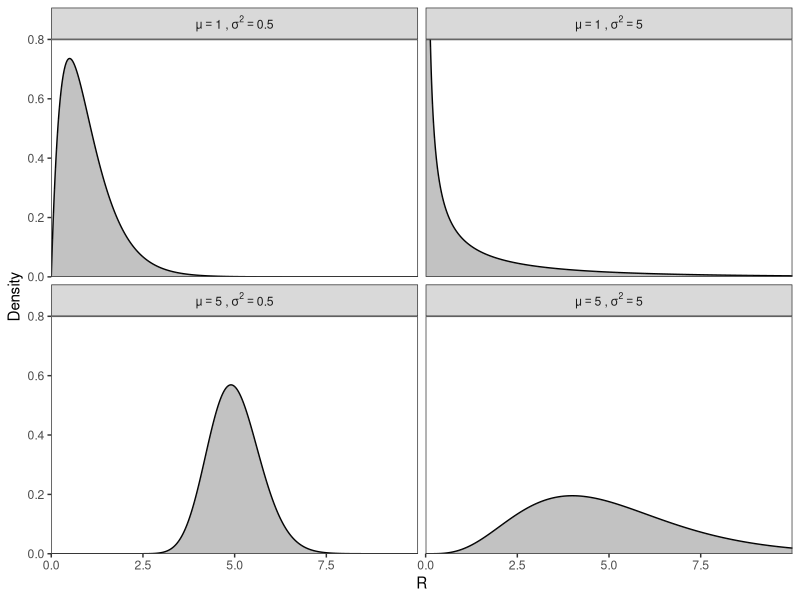
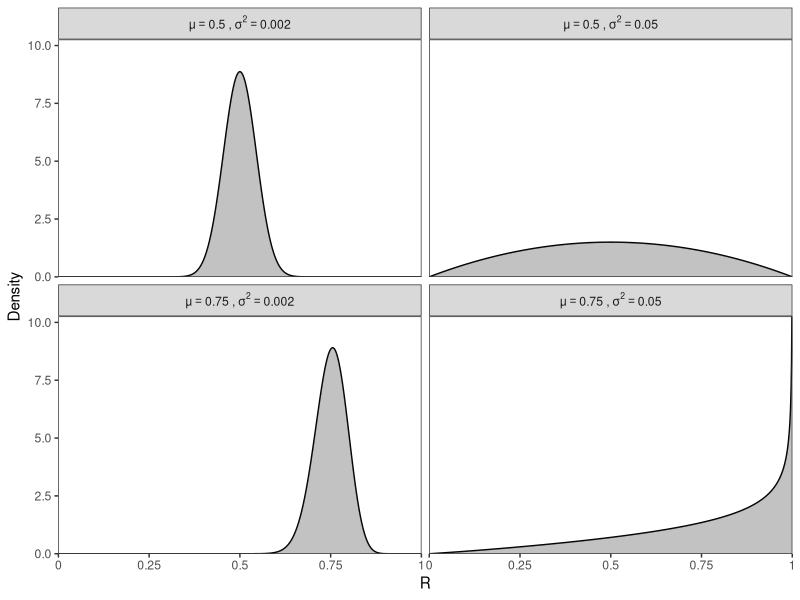

Generate these figures, in order, with R:
## ---- chunk 1
# set chunk defaults: don't print code, images 75% of page width and centered
knitr::opts_chunk$set(echo = FALSE, fig.align = 'center', out.width = '100%')
## ---- chunk 2
library('dplyr') # for data wrangling
library('tidyr') # for data wrangling
library('ggplot2') # for fancy plots

# to help visualize the consequences of different E(R) and V(R) if R ~ Gamma
dgamma2 <- function(x, mu, sigma2, lower.tail = FALSE) {
  # mean = k * theta
  # sigma^2 = k * theta^2
  dgamma(x = x,
         shape = mu^2 / sigma2, # (k * theta)^2 / (k * theta^2)
         scale = sigma2 / mu)   # (k * theta^2) / (k * theta)
}

expand_grid(x = tibble(x = seq(0, 10, length.out = 1000)),
            mean = c(1, 5),
            var = c(0.5, 5)) %>%
  unnest(x) %>%
  mutate(dens = dgamma2(x = x, mu = mean, sigma2 = var)) %>%
  ggplot(aes(x, dens)) +
  coord_cartesian(xlim = c(-0, 10), ylim = c(0, 0.8)) +
  # using '\U03BC' because mu results in \propto, for some reason
  facet_wrap(. ~ mean + var,
             labeller = label_bquote('\U03BC' == .(mean)~','~sigma^2 == .(var)))+
  geom_line(na.rm = TRUE) +
  geom_area(alpha = 0.3, na.rm = TRUE) +
  scale_x_continuous(expand = c(0, 0), breaks = c(0, 2.5, 5, 7.5)) +
  scale_y_continuous(expand = c(0, 0)) +
  labs(x = 'R', y = 'Density') +
  theme_bw() +
  theme(panel.grid = element_blank())
## ---- chunk 3
# to help visualize the consequences of different E(R) and V(R) if R ~ Beta
dbeta2 <- function(x, mu, sigma2, lower.tail = FALSE,
                   eps = .Machine$double.eps) {
  phi <- sigma2 / (mu * (1 - mu)) # scale parameter
  
  dbeta(x = x,
        shape1 = mu * (1 / phi - 1),
        shape2 = (1 - mu) * (1 / phi - 1))
}

expand_grid(x = tibble(x = seq(0, 1, length.out = 1000)),
            mean = c(0.5, 0.75),
            var = c(0.002, 0.05)) %>%
  unnest(x) %>%
  mutate(dens = dbeta2(x = x, mu = mean, sigma2 = var)) %>%
  ggplot(aes(x, dens)) +
  coord_cartesian(ylim = c(0, NA)) +
  # using '\U03BC' because mu results in \propto, for some reason
  facet_wrap(. ~ mean + var,
             labeller = label_bquote('\U03BC' == .(mean)~','~sigma^2 == .(var)))+
  geom_line(na.rm = TRUE) +
  geom_area(alpha = 0.3, na.rm = TRUE) +
  scale_x_continuous(expand = c(0, 0), breaks = c(0, 0.25, 0.5, 0.75, 1),
                     labels = c('0', '0.25', '0.5', '0.75', '1')) +
  scale_y_continuous(expand = c(0, 0)) +
  labs(x = 'R', y = 'Density') +
  theme_bw() +
  theme(panel.grid = element_blank())
